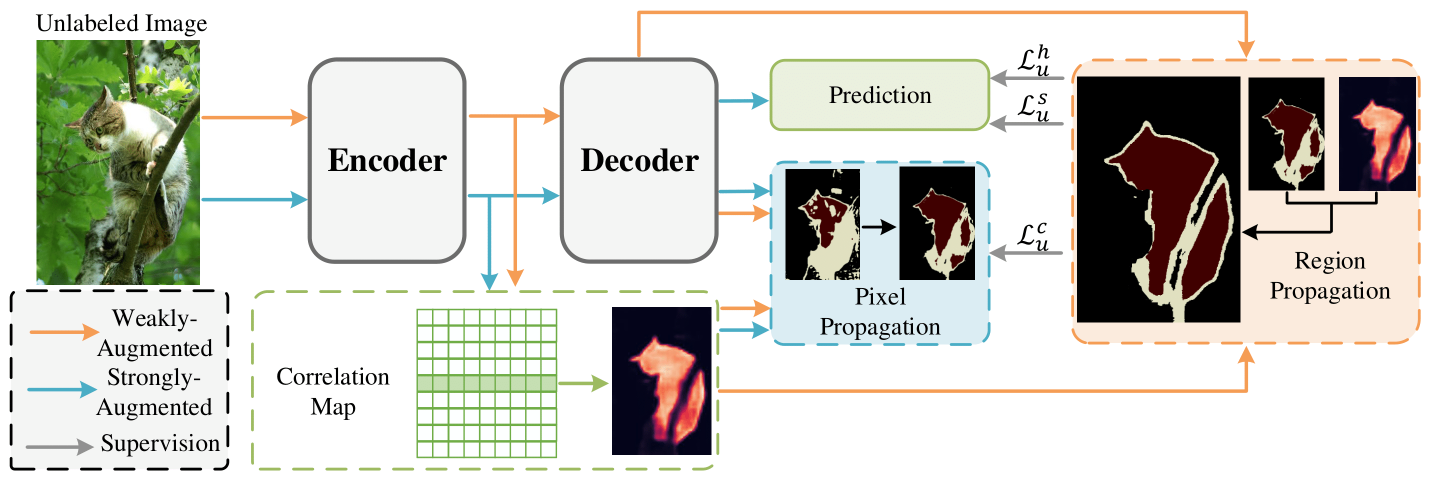
#> input picture images/cvpr_pipeline.png, 2871 x 961 px (shown at 1/2 size)
$ python -i transform.py   (imports and definitions only)
#> lines starting #> are read from the running program, lines starting #| are printed output that depends on the picture
#> further down, picture is the input picture: PIL image 2871x961 P; mean R, G, B 207.4, 207.1, 200.1
import random
import math
import numpy as np
from PIL import Image, ImageOps, ImageFilter, ImageEnhance
import jittor as jt
from jittor.transform import ImageNormalize, ToTensor, Resize, CenterCrop, RandomHorizontalFlip

# [82 lines left out: functions crop, hflip, normalize, resize_certain, resize, blur and 1 more, not called in this run]


def img_aug_autocontrast(img, scale=None):
    return ImageOps.autocontrast(img)


def img_aug_equalize(img, scale=None):
    return ImageOps.equalize(img)


def img_aug_invert(img, scale=None):
    return ImageOps.invert(img)


def img_aug_identity(img, scale=None):
    return img


# [35 lines left out: functions img_aug_blur, img_aug_contrast, img_aug_brightness, img_aug_color, img_aug_sharpness, not called in this run]


def img_aug_hue(img, scale=[0, 0.5]):
    min_v, max_v = min(scale), max(scale)
    v = float(max_v - min_v) * random.random()
    v += min_v
    if np.random.random() < 0.5:
        hue_factor = -v
    else:
        hue_factor = v
    input_mode = img.mode
#> input_mode = 'P'
    if input_mode in {"L", "1", "I", "F"}:
        return img
    h, s, v = img.convert("HSV").split()
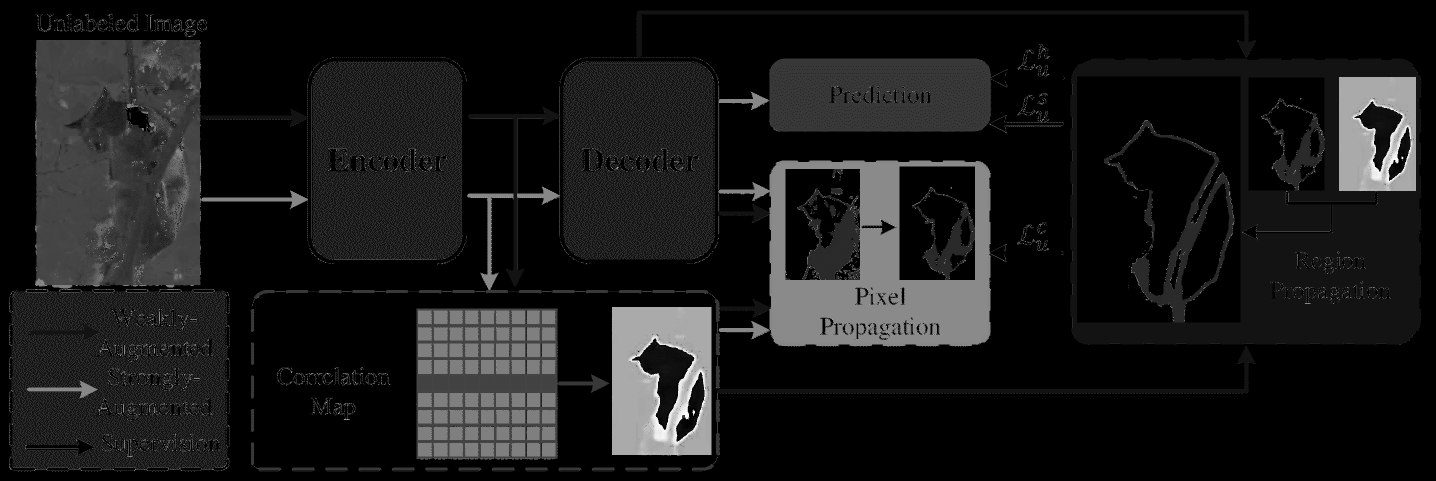
#> h: PIL image 2871x961 L (shown at 1/2 size); min 0, max 250, mean 25.3
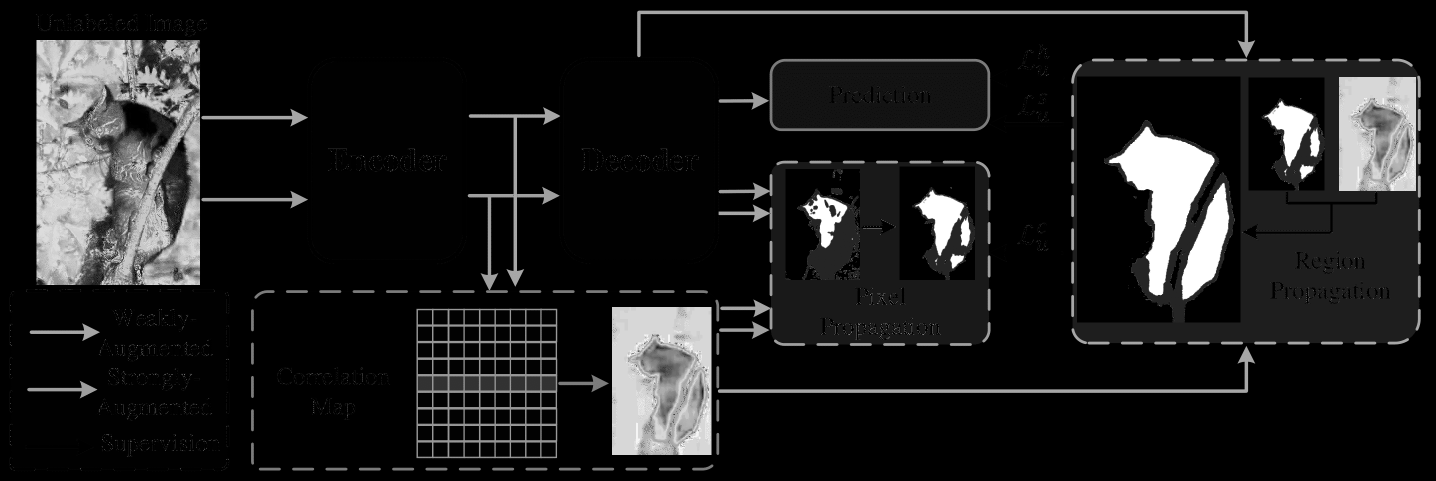
#> s: PIL image 2871x961 L (shown at 1/2 size); min 0, max 255, mean 28.7
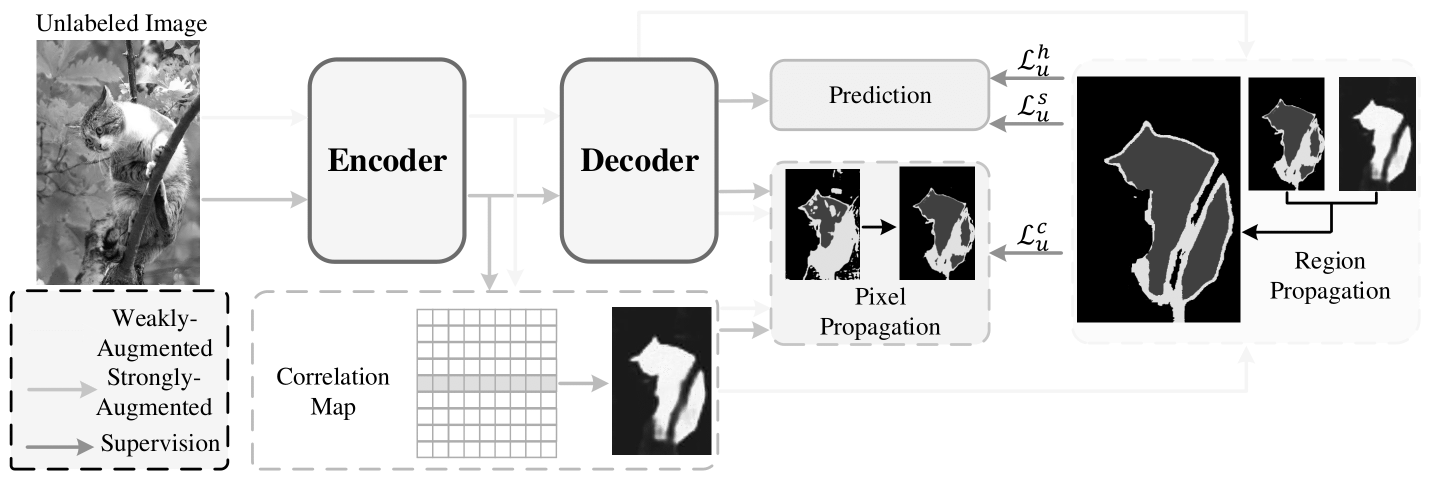
#> v: PIL image 2871x961 L (shown at 1/2 size); min 0, max 255, mean 212.4
    np_h = np.array(h, dtype=np.uint8)
    with np.errstate(over="ignore"):
        np_h += np.uint8(hue_factor * 255)
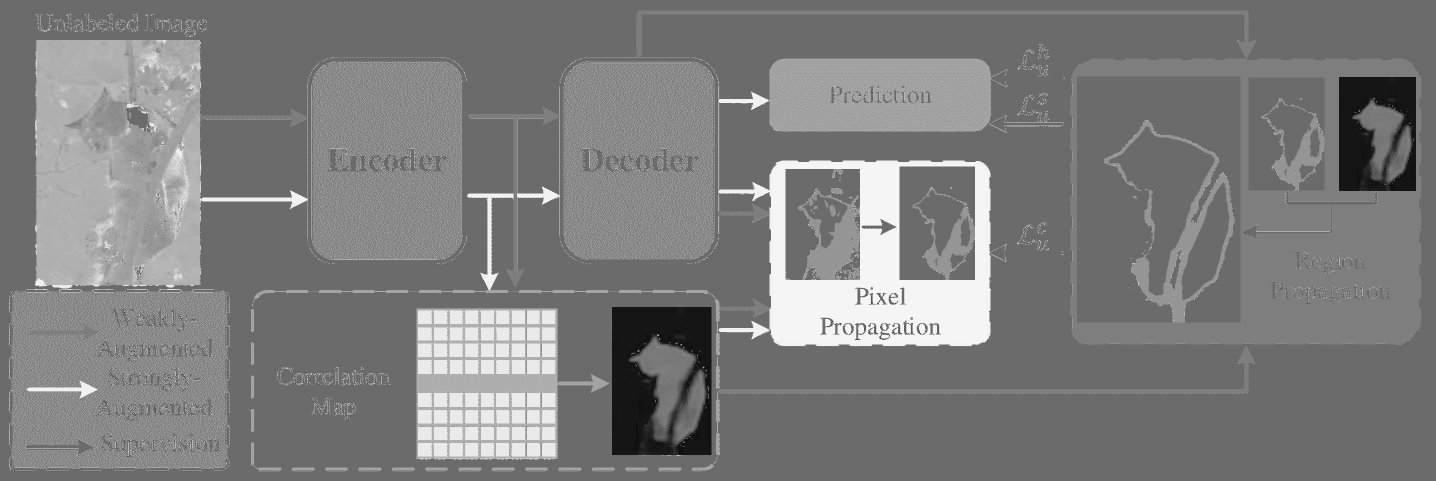
#> np_h: shape (961, 2871) (shown at 1/2 size); min 15, max 245, mean 124.9
    h = Image.fromarray(np_h, "L")
    img = Image.merge("HSV", (h, s, v)).convert(input_mode)
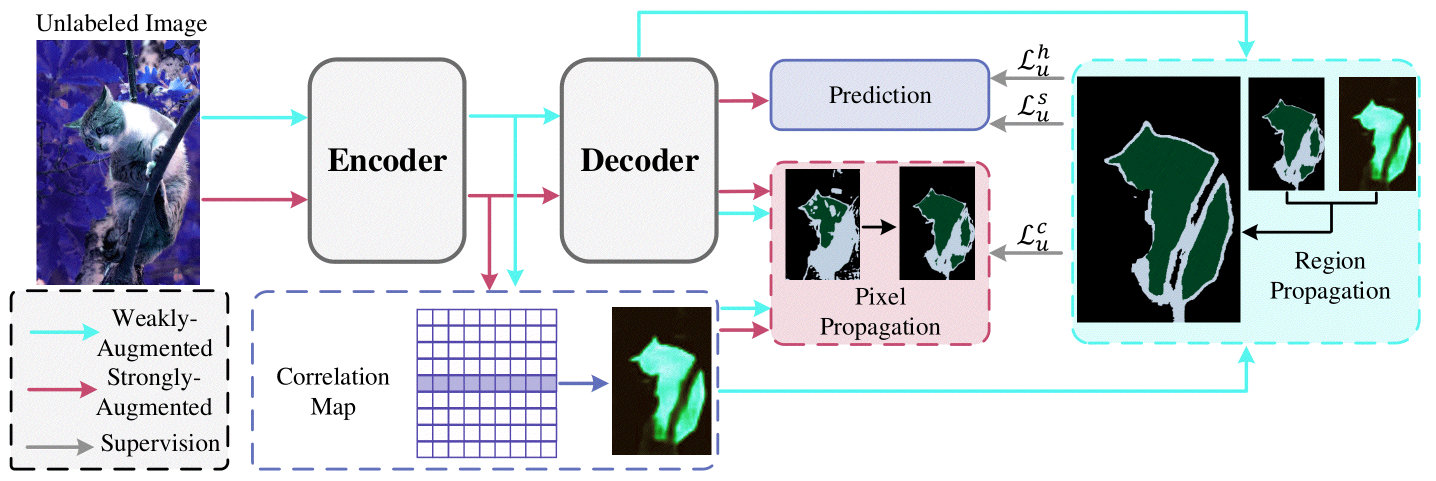
#> img: PIL image 2871x961 P (shown at 1/2 size); mean R, G, B 200.6, 205.2, 209.5
    return img


# [33 lines left out: functions img_aug_posterize, img_aug_solarize, get_augment_list, not called in this run]


class strong_img_aug:
    # [14 lines left out: functions __init__, __call__, not called in this run]

>>> from PIL import Image
>>> picture = Image.open('images/cvpr_pipeline.png')
>>> result = img_aug_hue(picture)
